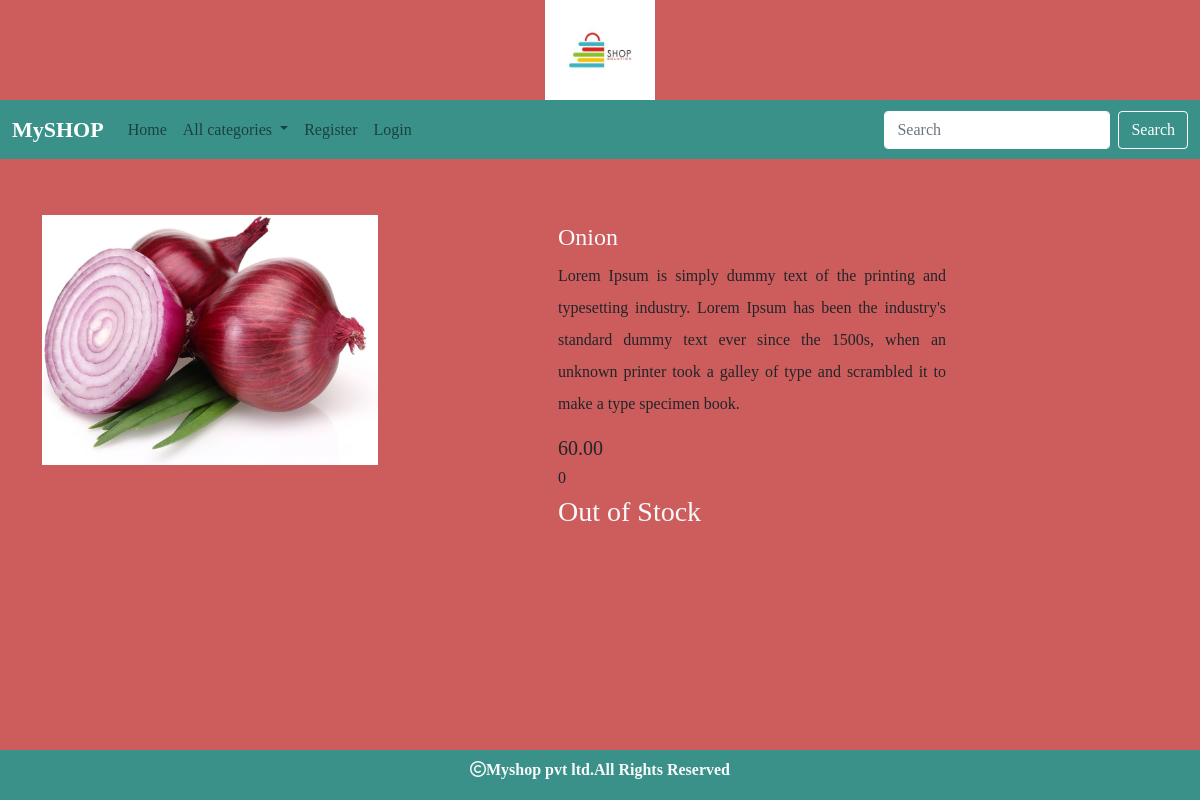
Screenshot of /detail/11 with the database file from the repository.
### shop/models.py (models this page shows, shortened)
class Product(models.Model):
    name = models.CharField(max_length=30)
    desc = models.TextField()
    image = models.ImageField(upload_to='products', null=True, blank=True)
    price= models.DecimalField(max_digits=10,decimal_places=2)
    stock=models.IntegerField()
    available=models.BooleanField(default=True)
    created=models.DateTimeField(auto_now_add=True) #one time
    updated=models.DateTimeField(auto_now=True) #every time we update records
    category=models.ForeignKey(Category,on_delete=models.CASCADE)

### shop/views.py (the view)
# urls.py: path('detail/<int:p>',views.showdetail,name="detail"),
def showdetail(request,p):
    p=Product.objects.get(id=p)
    return render(request,'detail.html',{'p':p})

### cart/context_processors.py (called while the page is built, shortened)
def total(request):
    count=0
    return {'count':count}

### shop/context_processors.py (called while the page is built)
def links(request):
    c=Category.objects.all()
    return {'links':c}

### templates/detail.html
{% extends 'base.html' %}
{% block content %}
<div class="container mt-6">
    <div class="row mt-5">
        <div class="col-4 me-5">
            <img class="mt-2" src="{{p.image.url}}" height="250px width:300px;">
        </div>
        <div class="col-5 me-3 mt-2 pt-2" style="padding-left:100px;width:500px;" >
            <h4 class="text-light">{{p.name}}</h4>
            <p style="text-align:justify;line-height:2;">{{p.desc}}</p>
            <h5 class="mt-2">{{p.price}}</h5>
            <h6 class="mt-2">{{p.stock}}</h6>
            {% if user.is_superuser == True %}
            {% if p.stock > 0 %}
           <h3 class="text-light">In Stock</h3>
             <a href="{% url 'admin:index' %}" class="btn btn-success mt-4" style="width:300px;">Add Stock</a>
            {% else %}
            <h3 class="text-light"> Out of Stock</h3>
             <a href="{% url 'admin:index' %}" class="btn btn-success mt-4" style="width:300px;">Add Stock</a>
            {% endif %}
            {% else %}
            {% if p.stock > 0 %}
            <a href="{% url 'cart:addtocart' p.id %}" class="btn btn-success mt-4" style="width:300px;">Add to Cart</a>
            {% else %}
            <h3 class="text-light">Out of Stock</h3>
            {% endif %}
            {% endif %}
        </div>
    </div>
</div>
{% endblock %}

### static/css/style.css (style rules this page uses)
body { background-color:#6666; font-family: "Zilla Slab", serif; font-optical-sizing: auto; font-weight: 300; font-style: normal; font-variation-settings: "wdth" 100; }

### rows the page displays
Product: image (picture), name "Onion", desc "Lorem Ipsum is simply dummy text of the printing and typesetting industry. Lorem Ipsum has been the industry's standard dummy text ever since the 1500s, when an unknown printer took a galley of type and scrambled it to make a type specimen book.", price "60.00", stock "0"
